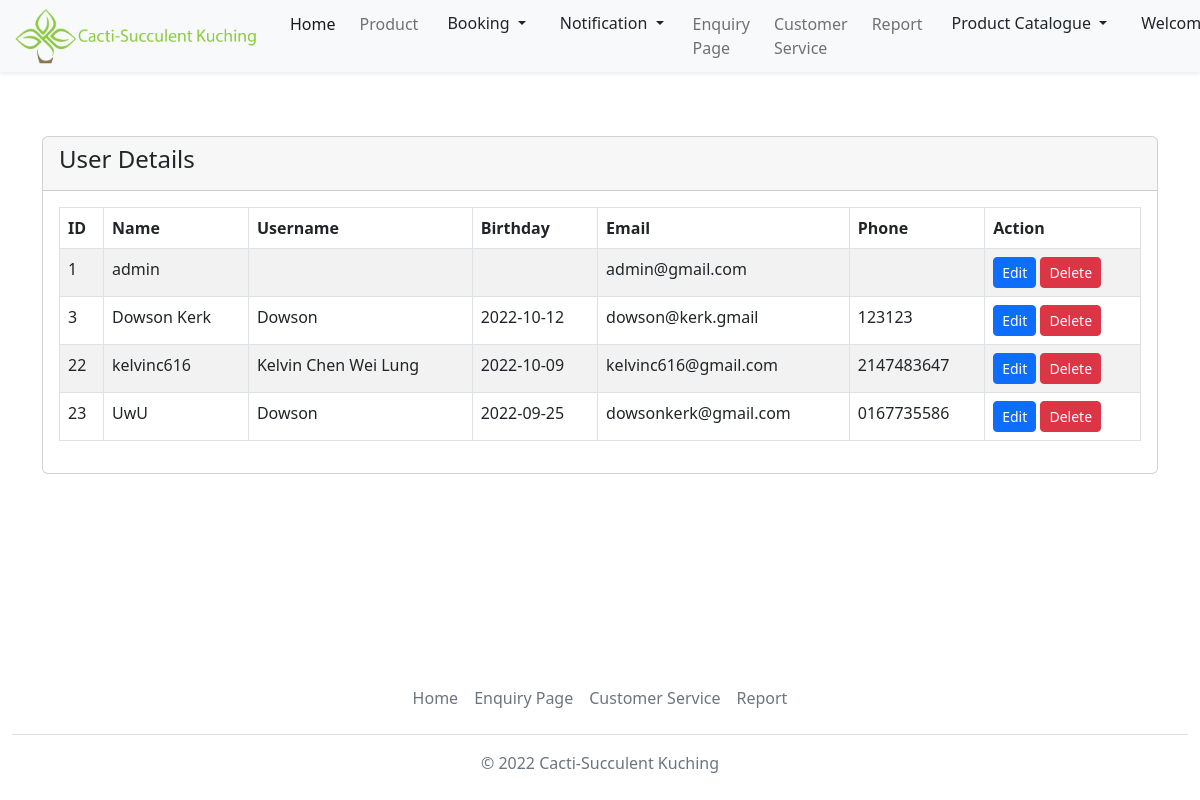
Screenshot of /admin/adminManage.php (signed in) with the database file from the repository.
### tables this page shows
CREATE TABLE `users` (
  `id` int(100) NOT NULL,
  `username` varchar(100) NOT NULL,
  `full_name` varchar(100) DEFAULT NULL,
  `birthday` date DEFAULT NULL,
  `contact_number` varchar(100) DEFAULT NULL,
  `email` varchar(100) NOT NULL,
  `user_type` varchar(100) NOT NULL,
  `password` varchar(100) NOT NULL
);

### admin/adminManage.php (the view, shortened to what this page needs)
<?php
    include('../Account.php');
?>
<!doctype html>
<html lang="en">
    <head>
        <link rel="stylesheet" href="..\styles\homepage.css">
        <link href="https://cdn.jsdelivr.net/npm/bootstrap@5.2.2/dist/css/bootstrap.min.css" rel="stylesheet">
    </head>
<body>
<nav class="navbar navbar-expand-lg">
    <div class="container-fluid fixed-top shadow-sm bg-light">
        <a class="navbar-brand" href="admin.php">
            <img src="..\images\logo.png" alt="logo" style="width:250px;" class="rounded-pill">
        </a>
        <div class="collapse navbar-collapse justify-content-end" id="collapsibleNavbar">
            <ul class="navbar-nav">
                <li class="nav-item p-1">
                    <a class="nav-link active" href="admin.php">Home</a>
                </li>
                <li class="nav-item p-1">
                    <a class="nav-link" href="#">Product</a>
                </li>
                <li class="nav-item p-1">
                    <div class="dropdown">
                        <button class="btn dropdown-toggle" type="button" data-bs-toggle="dropdown" aria-expanded="false">
                             Booking
                        </button>
                    </div>
                </li>
                <li class="nav-item p-1">
                    <div class="dropdown">
                        <button class="btn dropdown-toggle" type="button" data-bs-toggle="dropdown" data-bs-auto-close="false" aria-expanded="false">
                             Notification
                        </button>
                    </div>
                </li>
                <li class="nav-item p-1">
                    <a class="nav-link" href="enquiryManage.php">Enquiry Page</a>
                </li>
                <li class="nav-item p-1">
                    <a class="nav-link" href="admincustomerservice.php">Customer Service</a>
                </li>
                <li class="nav-item p-1">
                    <a class="nav-link" href="#">Report</a>
                </li>
                <li class="nav-item p-1">
                    <div class="dropdown">
                        <button class="btn dropdown-toggle" type="button" data-bs-toggle="dropdown" aria-expanded="false">
                             Product Catalogue
                        </button>
                    </div>
                </li>
                <li class="nav-item p-1">
                    <div class="dropdown">
                        <button class="btn dropdown-toggle" type="button" data-bs-toggle="dropdown" aria-expanded="false">
                             Welcome Back, <?php echo $_SESSION['user']['username']; ?>!
                        </button>
                    </div>
                </li>
            </ul>
        </div>
    </div>
</nav>
<br></br><br></br>
    <div class="container mt-4">
        <div class="row">
            <div class="col-md-12">
                <div class="card">
                    <div class="card-header">
                        <h4>User Details</h4>
                    </div>
                    <div class="card-body">
                        <table id="myTable"class="table table-bordered table-striped">
                            <thead>
                                <tr>
                                    <th>ID</th>
                                    <th>Name</th>
                                    <th>Username</th>
                                    <th>Birthday</th>
                                    <th>Email</th>
                                    <th>Phone</th>
                                    <th>Action</th>
                                </tr>
                            </thead>
                            <tbody>
                                <?php
                                    $query = "SELECT * FROM users";
                                    $query_run = mysqli_query($con, $query);
                                    if(mysqli_num_rows($query_run) > 0)
                                    {
                                        foreach($query_run as $userInfo)
                                        {
                                            ?>
                                            <tr>
                                                <td><?= $userInfo['id']; ?></td>
                                                <td><?= $userInfo['username']; ?></td>
                                                <td><?= $userInfo['full_name']; ?></td>
                                                <td><?= $userInfo['birthday']; ?></td>
                                                <td><?= $userInfo['email']; ?></td>
                                                <td><?= $userInfo['contact_number']; ?></td>
                                                <td>
                                                    <a href="adminEdit.php?id=<?= $userInfo['id']; ?>" class="btn btn-primary btn-sm">Edit</a>
                                                    <form action="AdminUpdateProfile.php" method="POST" class="d-inline">
                                                        <button type="submit" name="delete_user" value="<?=$userInfo['id'];?>" class="btn btn-danger btn-sm">Delete</button>
                                                    </form>
                                                </td>
                                            </tr>
                                            <?php
                                        }
                                    }
                                    else
                                    {
                                        echo "<h5> No Record Found </h5>";
                                    }
                                ?>
                            </tbody>
                        </table>
                    </div>
                </div>
            </div>
        </div>
    </div>
<br></br><br></br><br></br><br></br>
<div class='container-fluid border" style="width 100%;'>
  <footer class="py-1 my-2 ">
  <ul class="nav justify-content-center border-bottom pb-3 mb-3">
      <li class="nav-item"><a href="admin.php" class="nav-link px-2 text-muted">Home</a></li>
      <li class="nav-item"><a href="viewEnquiry.php" class="nav-link px-2 text-muted">Enquiry Page</a></li>
      <li class="nav-item"><a href="admincustomerservice.php" class="nav-link px-2 text-muted">Customer Service</a></li>
      <li class="nav-item"><a href="#" class="nav-link px-2 text-muted">Report</a></li>
    </ul>
    <p class="text-center text-muted">© 2022 Cacti-Succulent Kuching</p>
  </footer>
</div>
</body>
</html>

### rows the page displays
users: id "1", username "admin", email "admin@gmail.com"
users: id "3", username "Dowson Kerk", full_name "Dowson", birthday "2022-10-12", email "dowson@kerk.gmail", contact_number "123123"
users: id "22", username "kelvinc616", full_name "Kelvin Chen Wei Lung", birthday "2022-10-09", email "kelvinc616@gmail.com", contact_number "2147483647"
users: id "23", username "UwU", full_name "Dowson", birthday "2022-09-25", email "dowsonkerk@gmail.com", contact_number "0167735586"
